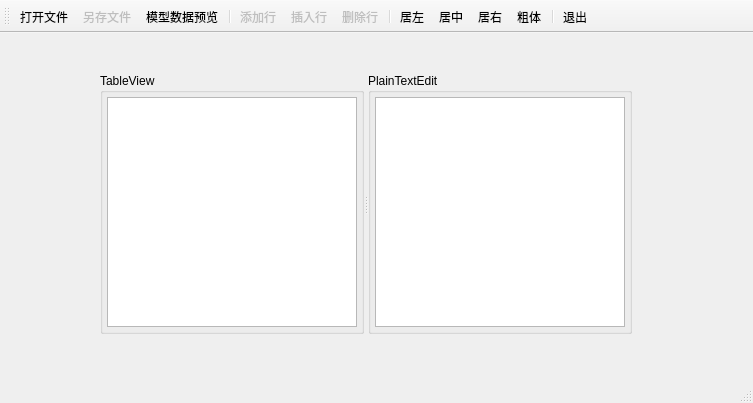
<?xml version="1.0" encoding="UTF-8"?>
<ui version="4.0">
 <class>MainWindow</class>
 <widget class="QMainWindow" name="MainWindow">
  <property name="geometry">
   <rect>
    <x>0</x>
    <y>0</y>
    <width>753</width>
    <height>403</height>
   </rect>
  </property>
  <property name="windowTitle">
   <string>QTableView与QStandardItemModel</string>
  </property>
  <widget class="QWidget" name="centralWidget">
   <widget class="QSplitter" name="splitter">
    <property name="geometry">
     <rect>
      <x>100</x>
      <y>40</y>
      <width>532</width>
      <height>261</height>
     </rect>
    </property>
    <property name="orientation">
     <enum>Qt::Horizontal</enum>
    </property>
    <widget class="QGroupBox" name="groupBox">
     <property name="title">
      <string>TableView</string>
     </property>
     <layout class="QVBoxLayout" name="verticalLayout">
      <property name="leftMargin">
       <number>4</number>
      </property>
      <property name="topMargin">
       <number>4</number>
      </property>
      <property name="rightMargin">
       <number>4</number>
      </property>
      <property name="bottomMargin">
       <number>4</number>
      </property>
      <item>
       <widget class="QTableView" name="tableView">
        <property name="editTriggers">
         <set>QAbstractItemView::AnyKeyPressed|QAbstractItemView::DoubleClicked|QAbstractItemView::EditKeyPressed|QAbstractItemView::SelectedClicked</set>
        </property>
        <property name="alternatingRowColors">
         <bool>true</bool>
        </property>
       </widget>
      </item>
     </layout>
    </widget>
    <widget class="QGroupBox" name="groupBox_2">
     <property name="title">
      <string>PlainTextEdit</string>
     </property>
     <layout class="QVBoxLayout" name="verticalLayout_2">
      <property name="leftMargin">
       <number>4</number>
      </property>
      <property name="topMargin">
       <number>4</number>
      </property>
      <property name="rightMargin">
       <number>4</number>
      </property>
      <property name="bottomMargin">
       <number>4</number>
      </property>
      <item>
       <widget class="QPlainTextEdit" name="plainTextEdit">
        <property name="lineWrapMode">
         <enum>QPlainTextEdit::NoWrap</enum>
        </property>
       </widget>
      </item>
     </layout>
    </widget>
   </widget>
  </widget>
  <widget class="QMenuBar" name="menuBar">
   <property name="geometry">
    <rect>
     <x>0</x>
     <y>0</y>
     <width>753</width>
     <height>23</height>
    </rect>
   </property>
  </widget>
  <widget class="QToolBar" name="mainToolBar">
   <property name="toolButtonStyle">
    <enum>Qt::ToolButtonTextUnderIcon</enum>
   </property>
   <attribute name="toolBarArea">
    <enum>TopToolBarArea</enum>
   </attribute>
   <attribute name="toolBarBreak">
    <bool>false</bool>
   </attribute>
   <addaction name="actOpen"/>
   <addaction name="actSave"/>
   <addaction name="actModelData"/>
   <addaction name="separator"/>
   <addaction name="actAppend"/>
   <addaction name="actInsert"/>
   <addaction name="actDelete"/>
   <addaction name="separator"/>
   <addaction name="actAlignLeft"/>
   <addaction name="actAlignCenter"/>
   <addaction name="actAlignRight"/>
   <addaction name="actFontBold"/>
   <addaction name="separator"/>
   <addaction name="actExit"/>
  </widget>
  <widget class="QStatusBar" name="statusBar"/>
  <action name="actOpen">
   <property name="icon">
    <iconset resource="res.qrc">
     <normaloff>:/images/icons/open.bmp</normaloff>:/images/icons/open.bmp</iconset>
   </property>
   <property name="text">
    <string>打开文件</string>
   </property>
   <property name="toolTip">
    <string>打开文件</string>
   </property>
  </action>
  <action name="actSave">
   <property name="enabled">
    <bool>false</bool>
   </property>
   <property name="icon">
    <iconset resource="res.qrc">
     <normaloff>:/images/icons/save.bmp</normaloff>:/images/icons/save.bmp</iconset>
   </property>
   <property name="text">
    <string>另存文件</string>
   </property>
   <property name="toolTip">
    <string>表格内容另存为文件</string>
   </property>
  </action>
  <action name="actAppend">
   <property name="enabled">
    <bool>false</bool>
   </property>
   <property name="icon">
    <iconset resource="res.qrc">
     <normaloff>:/images/icons/append.bmp</normaloff>:/images/icons/append.bmp</iconset>
   </property>
   <property name="text">
    <string>添加行</string>
   </property>
   <property name="toolTip">
    <string>添加一行</string>
   </property>
  </action>
  <action name="actInsert">
   <property name="enabled">
    <bool>false</bool>
   </property>
   <property name="icon">
    <iconset resource="res.qrc">
     <normaloff>:/images/icons/306.bmp</normaloff>:/images/icons/306.bmp</iconset>
   </property>
   <property name="text">
    <string>插入行</string>
   </property>
   <property name="toolTip">
    <string>插入一行</string>
   </property>
  </action>
  <action name="actDelete">
   <property name="enabled">
    <bool>false</bool>
   </property>
   <property name="icon">
    <iconset resource="res.qrc">
     <normaloff>:/images/icons/delete.bmp</normaloff>:/images/icons/delete.bmp</iconset>
   </property>
   <property name="text">
    <string>删除行</string>
   </property>
   <property name="toolTip">
    <string>删除当前行</string>
   </property>
  </action>
  <action name="actExit">
   <property name="icon">
    <iconset resource="res.qrc">
     <normaloff>:/images/icons/exit.bmp</normaloff>:/images/icons/exit.bmp</iconset>
   </property>
   <property name="text">
    <string>退出</string>
   </property>
   <property name="toolTip">
    <string>退出</string>
   </property>
  </action>
  <action name="actModelData">
   <property name="icon">
    <iconset resource="res.qrc">
     <normaloff>:/images/icons/import1.bmp</normaloff>:/images/icons/import1.bmp</iconset>
   </property>
   <property name="text">
    <string>模型数据预览</string>
   </property>
   <property name="toolTip">
    <string>模型数据显示到文本框里</string>
   </property>
  </action>
  <action name="actAlignLeft">
   <property name="icon">
    <iconset resource="res.qrc">
     <normaloff>:/images/icons/508.bmp</normaloff>:/images/icons/508.bmp</iconset>
   </property>
   <property name="text">
    <string>居左</string>
   </property>
   <property name="toolTip">
    <string>文字左对齐</string>
   </property>
  </action>
  <action name="actAlignCenter">
   <property name="icon">
    <iconset resource="res.qrc">
     <normaloff>:/images/icons/510.bmp</normaloff>:/images/icons/510.bmp</iconset>
   </property>
   <property name="text">
    <string>居中</string>
   </property>
   <property name="toolTip">
    <string>文字居中</string>
   </property>
  </action>
  <action name="actAlignRight">
   <property name="icon">
    <iconset resource="res.qrc">
     <normaloff>:/images/icons/512.bmp</normaloff>:/images/icons/512.bmp</iconset>
   </property>
   <property name="text">
    <string>居右</string>
   </property>
   <property name="toolTip">
    <string>文字右对齐</string>
   </property>
  </action>
  <action name="actFontBold">
   <property name="checkable">
    <bool>true</bool>
   </property>
   <property name="icon">
    <iconset resource="res.qrc">
     <normaloff>:/images/icons/500.bmp</normaloff>:/images/icons/500.bmp</iconset>
   </property>
   <property name="text">
    <string>粗体</string>
   </property>
   <property name="toolTip">
    <string>粗体字体</string>
   </property>
  </action>
 </widget>
 <layoutdefault spacing="6" margin="11"/>
 <resources>
  <include location="res.qrc"/>
 </resources>
 <connections>
  <connection>
   <sender>actExit</sender>
   <signal>triggered()</signal>
   <receiver>MainWindow</receiver>
   <slot>close()</slot>
   <hints>
    <hint type="sourcelabel">
     <x>-1</x>
     <y>-1</y>
    </hint>
    <hint type="destinationlabel">
     <x>433</x>
     <y>266</y>
    </hint>
   </hints>
  </connection>
 </connections>
</ui>
